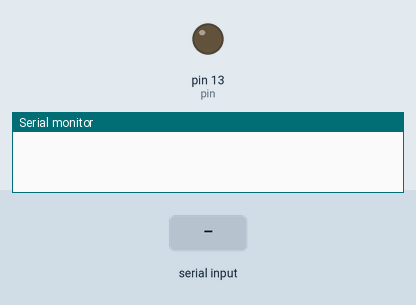
Bench run of a sketch on a simulated Arduino Uno, built with avr-gcc and run on an emulated ATmega328P. On the bench: output pins drawn as LEDs (lit = HIGH), the last lines printed to the serial monitor. The test bench sets the inputs (shaded band).

Above: at 1.2 s.
1.3 s: "aaaaa" received over Serial
At 2.2 s:
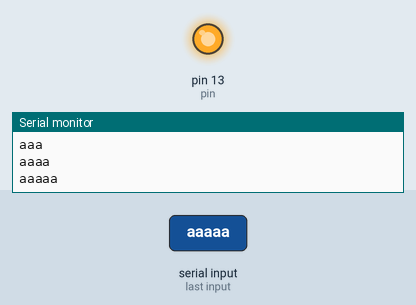
2.8 s: "1" received over Serial
At 3.2 s:
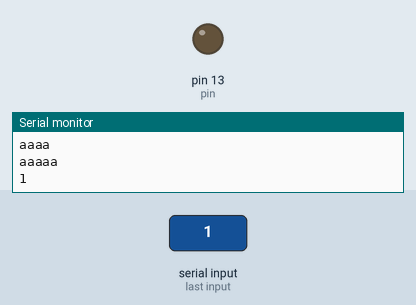
Timing chart, 0 to 5.8 s (numbered marks = the images above; inputs shaded):
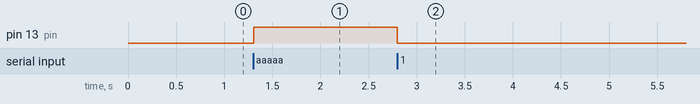

The sketch:

sockets.ino
```cpp
#include <string.h>

int pin = 13;
int buffer_length = 10;
String buffer;

void setup()
{
	Serial.begin(9600);
	pinMode(pin, OUTPUT);
}

void loop()
{
	if (Serial.available() > 0)
	{
		char c = Serial.read();

		// ignore the newline - not necessary if you set no line ending in the serial monitor or you communicate directly via sockets
		//if(c != 13)
		{
			buffer = buffer + c;

			Serial.println(buffer);

			if(buffer == "aaaaa")
			{
				digitalWrite(pin, HIGH);
				buffer = "";
				delay(1000);
			}
			else
				digitalWrite(pin, LOW);

			if(buffer.length() > buffer_length)  // don't let the buffer grow too large and cause an out of memory error!
				buffer = "";
		}
	}
}
```

Measured:
- after the input at 1.3 s, pin 13 (pin): LOW → HIGH at once
- after the input at 2.8 s, pin 13 (pin): HIGH → LOW at once
